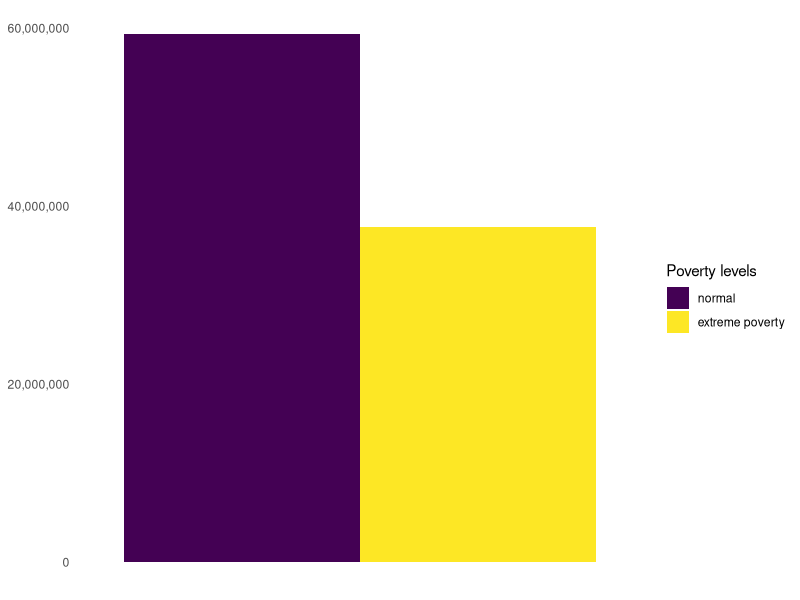
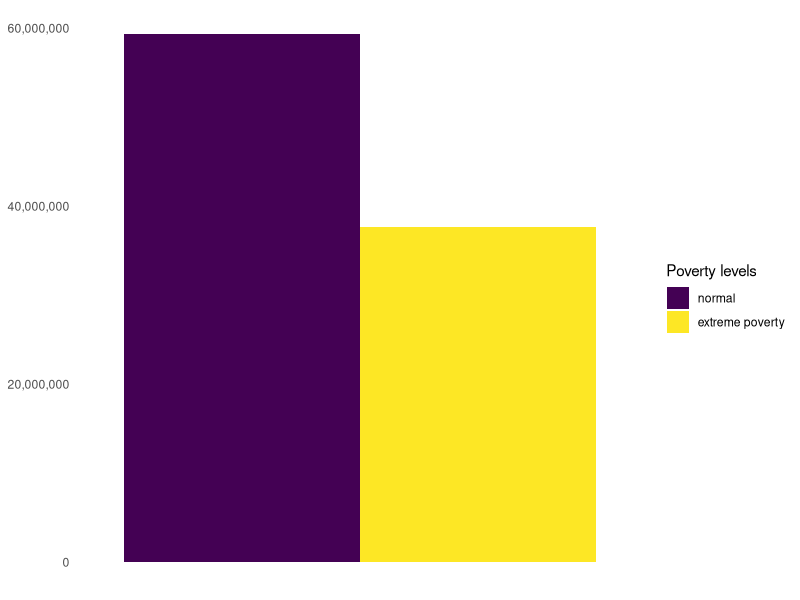

Source code (R) for these figures, in order: (Note: this script raises an error after producing the figures.)
setwd('C:/Users/ADMIN/Desktop/SciEcons/UKMOD/VHLSS 2022/VHLSS2022')
library(ggplot2)
library(scales)
library(dplyr)
library(reshape)
library(formattable)
library(data.table)
library(flextable)
pre_tax <- read.csv("./wb_poverty_data.csv")
post_tax <- read.csv("./wb_poverty_data_after_tax.csv")

View(pre_tax)
View(post_tax) # 10tr / year / single

create_pie_chart <- function(data) {
  return(
    data %>% 
      group_by(wb_poverty) %>% 
      summarise(
        count = sum(count)
      ) %>% 
      mutate(
        wb_poverty = factor(
          wb_poverty,
          levels = c(
            "normal", "upper-middle", "lower-middle", "extreme poverty" 
          ),
          ordered = TRUE
        )
      ) %>% 
      ggplot(
        aes(x = "", y = count, fill = wb_poverty)
      ) + 
      geom_bar(
        stat = "identity",
        position = "dodge",
        width = 1
      ) + 
      # coord_polar(
      #   "y", start = 0
      # ) +
      theme_minimal() + 
      theme(
        axis.title.x = element_blank(),
        axis.title.y = element_blank(),
        axis.text.x = element_blank(),
        panel.border = element_blank(),
        panel.grid=element_blank(),
        axis.ticks = element_blank() 
      # ) + 
      # geom_text(
      #   aes(label = count/1000),
      #   size = 1.5
      ) + 
      scale_y_continuous(
        labels = label_comma()
      ) + 
      guides(
        fill = guide_legend(title = "Poverty levels")
      )
  )
}

create_pie_chart(pre_tax)
create_pie_chart(post_tax)


# -------------------------------------------------------------------------



compare_df <- full_join(
  pre_tax, post_tax,
  by = c("tentinh", "wb_poverty")
) %>%
  mutate(
    diff = count.y - count.x
  ) %>% 
  melt(
    id.vars = c("tentinh", "wb_poverty")
  ) %>% 
  mutate(
    value = case_when(is.na(value) ~ 0, TRUE ~ value),
    variable = case_when(
      variable == "count.x" ~ "before tax",
      variable == "count.y" ~ "after tax",
      TRUE ~ variable
    ),
    variable = factor(
      variable, levels = c("before tax", "after tax", "diff"), 
      order = TRUE
    ),
    wb_poverty = factor(
      wb_poverty,
      levels = c("extreme poverty", "lower-middle", "upper-middle", "normal")
    )
  )

# compare_df[is.na(compare_df)] <- 0

ggplot(
  # data = compare_df[compare_df$wb_poverty != "normal" & compare_df$variable != "diff", ] %>%
  data = compare_df[compare_df$variable != "diff", ] %>%
  # data = compare_df %>% 
    group_by(wb_poverty, variable) %>% 
    summarise(
      value = sum(value)
    ),
  aes(
    x = wb_poverty,
    y = value,
    fill = variable
  )
) +
  geom_bar(
    position = "dodge",
    stat = "identity"
  ) + 
  labs(
    x = "Income groups",
    y = "Population",
    fill = "Poverty rate"
  ) +
  scale_fill_manual(values = c("#F05A7E", "#0B8494"))
  
# -------------------------------------------------------------------------

compare_df_no_normal <- compare_df[compare_df$wb_poverty != "normal",] 
df <- compare_df_no_normal %>% 
  group_by(wb_poverty, variable) %>% 
  summarise(population = sum(value))

header_1 <- df$wb_poverty
header_2 <- df$variable
df <- transpose(df)[-c(1,2),]

flextable(df) %>% 
  delete_part(part = "header") %>% 
  add_header_row(
    values = header_2
  ) %>% 
  add_header_row(
    values = header_1
  ) %>% 
  merge_h(
    part = "header", i = 1
  ) %>% 
  merge_h() %>% 
  theme_booktabs(bold_header = TRUE) %>% 
  align(
    align = "center",
    part = "all"
  ) %>% 
  vline(
    j = c(2, 4),
    border =  fp_border_default()
  ) %>% 
  hline(
    i = 1
  )
